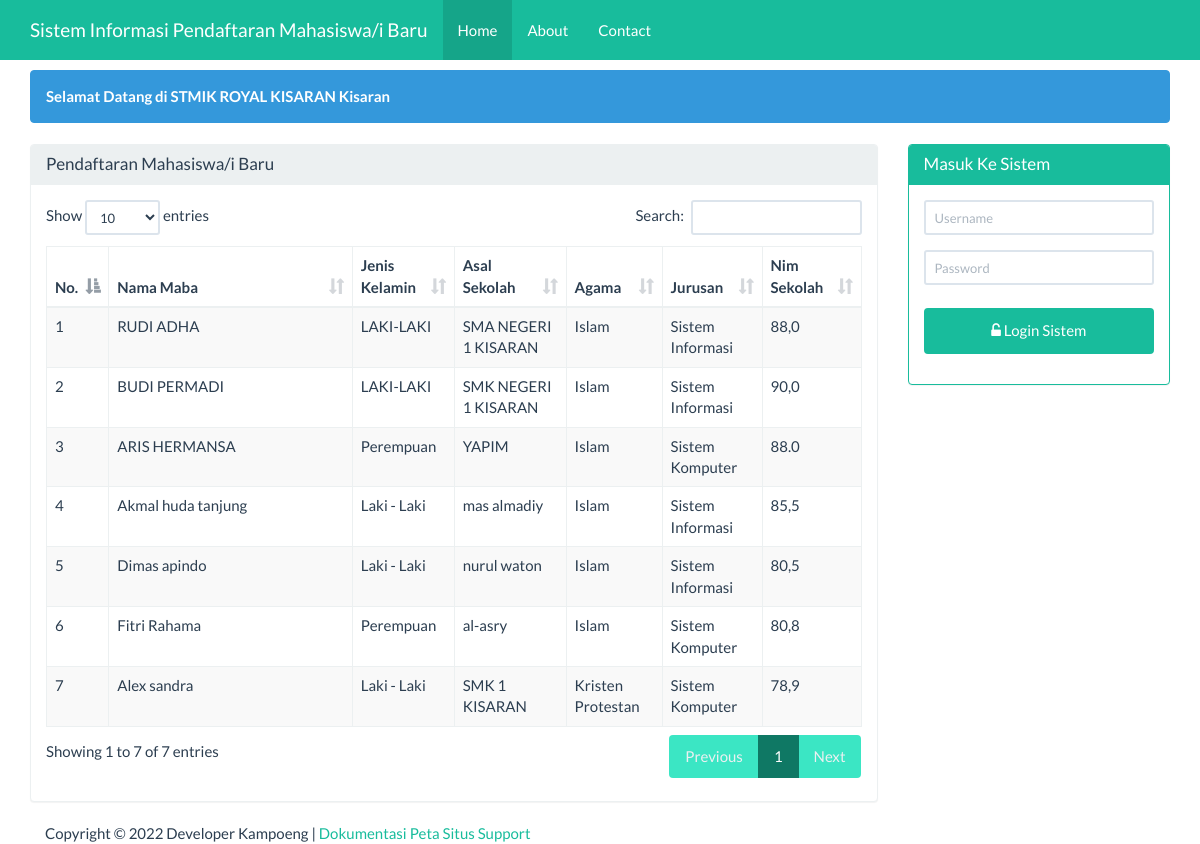
The page / on the database its author committed.
### tables this page shows
CREATE TABLE `tb_daftar` (
  `no_daftar` int(11) NOT NULL,
  `nama_maba` varchar(50) NOT NULL,
  `jenis_kelamin` varchar(50) NOT NULL,
  `tempat_lahir` varchar(50) NOT NULL,
  `tgl_lahir` varchar(50) NOT NULL,
  `alamat` varchar(50) NOT NULL,
  `asal_sekolah` varchar(50) NOT NULL,
  `nim_sekolah` varchar(20) NOT NULL,
  `jurusan` varchar(50) NOT NULL,
  `agama` varchar(50) NOT NULL,
  `no_hp` varchar(13) NOT NULL,
  `email` varchar(50) NOT NULL
);

### beranda.php (the view, shortened to what this page needs)
<div class="container">
    <div class="row">
        <div class ="col-xs-12">
            <div class="alert alert-info">
                <strong>Selamat Datang di STMIK ROYAL KISARAN Kisaran</strong>
            </div>
        </div>
    </div>
    <div class="row">
        <div class="col-sm-9 col-xs-12">
            <div class="panel panel-default">
                <div class="panel-heading">
                    <h3 class="panel-title">Pendaftaran Mahasiswa/i Baru</h3>
                </div>
                <div class="panel-body">
                     <table id="dtskripsi" class="table table-bordered table-striped table-hover">
                        <thead>
                            <tr>
                                <th>No.</th><th width="30%">Nama Maba</th><th>Jenis Kelamin</th><th>Asal Sekolah</th><th>Agama</th><th>Jurusan</th><th>Nim Sekolah</th>
                            </tr>
                        </thead>
                        <tbody>
                            <?php
                            $sql = "SELECT * FROM tb_daftar";
                            $query = mysqli_query($koneksi, $sql) or die("SQL Anda Salah");
                            $nomor = 0;
                            while ($data = mysqli_fetch_array($query)) {
                                $nomor++;
                                ?>
                                <tr>
                                    <td><?= $nomor ?></td>
                                    <td><?= $data['nama_maba'] ?></td>
                                    <td><?= $data['jenis_kelamin'] ?></td>
                                    <td><?= $data['asal_sekolah'] ?></td>
                                    <td><?= $data['agama'] ?></td>
                                    <td><?= $data['jurusan'] ?></td>
                                    <td><?= $data['nim_sekolah'] ?></td>
                                </tr>
                            <?php } ?>
                        </tbody>
                    </table>
                </div>
            </div>
        </div>
        <div class="col-sm-3 col-xs-12">
            <?php if (isset($_SESSION['username'])) { ?>
            <div class="alert alert-info">
                <strong>Welcome <?=$_SESSION['nama']?></strong>
            </div>
            <?php
           } else { ?>
            <div class="panel panel-success">
                <div class="panel-heading">
                    <h3 class="panel-title">Masuk Ke Sistem</h3>
                </div>
                <div class="panel-body">
                    <form class="form-horizontal" action="proses_login.php" method="post">
                        <div class="form-group">
                            <div class="col-sm-12">
                                <input type="text" name="user" class="form-control input-sm"
                                   placeholder="Username" required="" autocomplete="off"/>
                            </div>
                        </div>
                        <div class="form-group">
                            <div class="col-sm-12">
                                <input type="password" name="pwd" class="form-control input-sm"
                                   placeholder="Password" required="" autocomplete="off"/>
                            </div>
                        </div>
                        <div class="form-group">
                            <div class="col-sm-12">
                                <button type="submit" name="login" value="login"
                                        class="btn btn-success btn-block"><span class="fa fa-unlock-alt"></span>
                                    Login Sistem
                                </button>
                            </div>
                    </form>
                </div>
            </div>
        </div>
            <?php } ?>
    </div>
</div>

### index.php (shortened to what this page needs)
<!DOCTYPE html>
<html>
    <head>
        <link href="Assets/css/bootstrap.min.css" rel="stylesheet" type="text/css"/>
        <link href="Assets/css/dataTables.bootstrap.min.css" rel="stylesheet" type="text/css"/>
        <link href="Assets/font-awesome-4.5.0/css/font-awesome.min.css" rel="stylesheet" type="text/css"/>
    </head>
    <body>
        <?php
        require 'menu.php';
        ?>
        <?php
        require 'content.php';
        ?>
        <?php
        require 'footer.php';
        ?>
    </body>
    </html>

### menu.php (shortened to what this page needs)
<nav class="navbar navbar-inverse navbar-fixed-top">
    <div class="container">
        <div class="navbar-header">
            <a class="navbar-brand" href="?page=utama">Sistem Informasi Pendaftaran Mahasiswa/i Baru</a>
        </div>
        <div id="navbar" class="navbar-collapse collapse">
            <ul class="nav navbar-nav">
                <li class="active"><a href="#">Home</a></li>
                <li><a href="?page=about&actions=tampil">About</a></li>
                <li><a href="?page=kontak&actions=tampil">Contact</a></li>
            </ul>
        </div>
    </div>
</nav>

### content.php (shortened to what this page needs)
<?php
@$page=$_GET['page'];
if(empty ($page)){
    require 'beranda.php';
}

### footer.php
<div class="container">
    <div class="row">
        <div class="col-xs-12">
            Copyright &COPY; <?= date('Y')?> Developer Kampoeng |
            <a href="#">Dokumentasi</a>
            <a href="#">Peta Situs</a>
            <a href="#">Support</a>
        </div>
    </div>
</div>

### index.php (style rules this page uses)
body { background-image: url(img/bg.webp); margin-top:70px; }
button { background-color: #4CAF50; color: white; padding: 14px 20px; margin: 8px 0; border: none; cursor: pointer; width: 100%; }

### rows shown on the page
tb_daftar: nama_maba "RUDI ADHA", jenis_kelamin "LAKI-LAKI", asal_sekolah "SMA NEGERI 1 KISARAN", agama "Islam", jurusan "Sistem Informasi", nim_sekolah "88,0"
tb_daftar: nama_maba "BUDI PERMADI", jenis_kelamin "LAKI-LAKI", asal_sekolah "SMK NEGERI 1 KISARAN", agama "Islam", jurusan "Sistem Informasi", nim_sekolah "90,0"
tb_daftar: nama_maba "ARIS HERMANSA", jenis_kelamin "Perempuan", asal_sekolah "YAPIM", agama "Islam", jurusan "Sistem Komputer", nim_sekolah "88.0"
tb_daftar: nama_maba "Akmal huda tanjung", jenis_kelamin "Laki - Laki", asal_sekolah "mas almadiy", agama "Islam", jurusan "Sistem Informasi", nim_sekolah "85,5"
tb_daftar: nama_maba "Dimas apindo", jenis_kelamin "Laki - Laki", asal_sekolah "nurul waton", agama "Islam", jurusan "Sistem Informasi", nim_sekolah "80,5"
tb_daftar: nama_maba "Fitri Rahama", jenis_kelamin "Perempuan", asal_sekolah "al-asry", agama "Islam", jurusan "Sistem Komputer", nim_sekolah "80,8"
tb_daftar: nama_maba "Alex sandra", jenis_kelamin "Laki - Laki", asal_sekolah "SMK 1 KISARAN", agama "Kristen Protestan", jurusan "Sistem Komputer", nim_sekolah "78,9"
